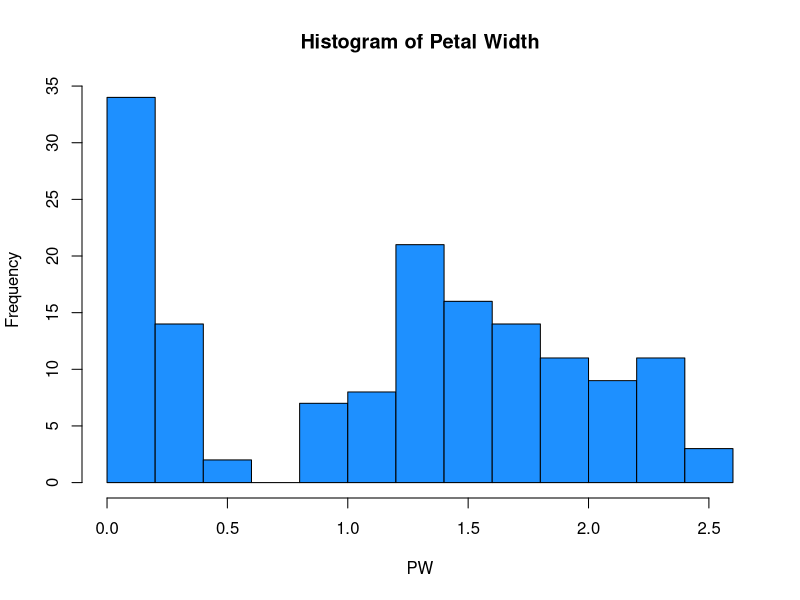
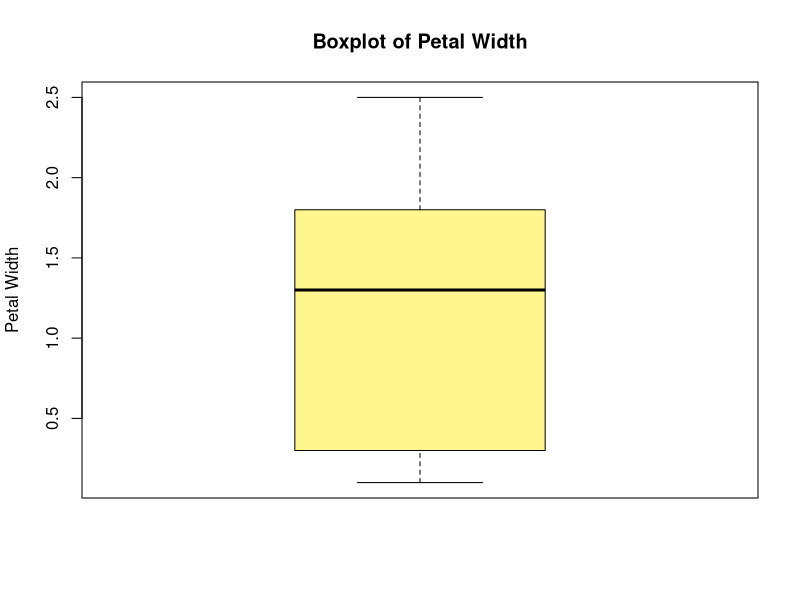
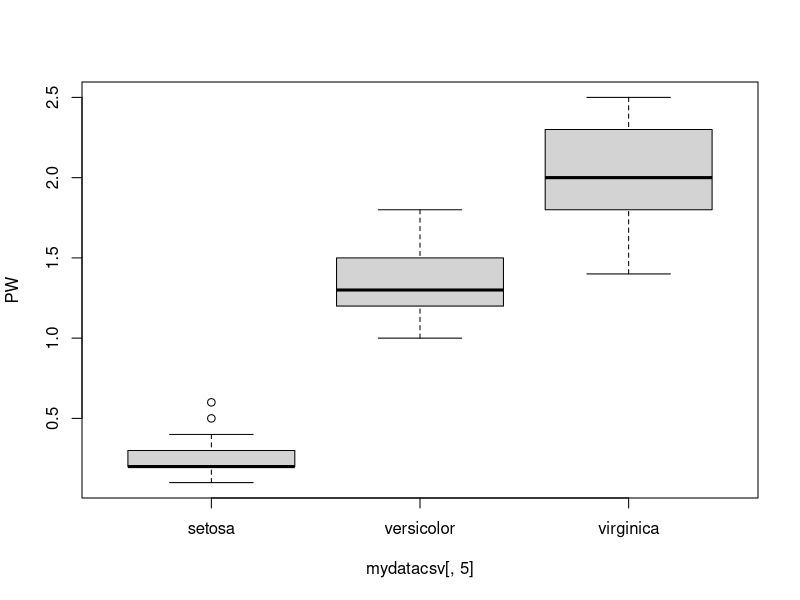
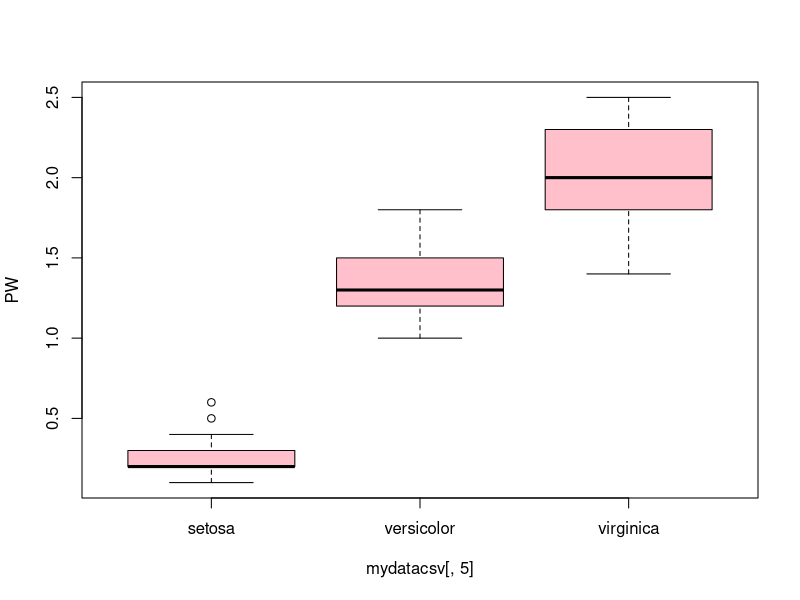
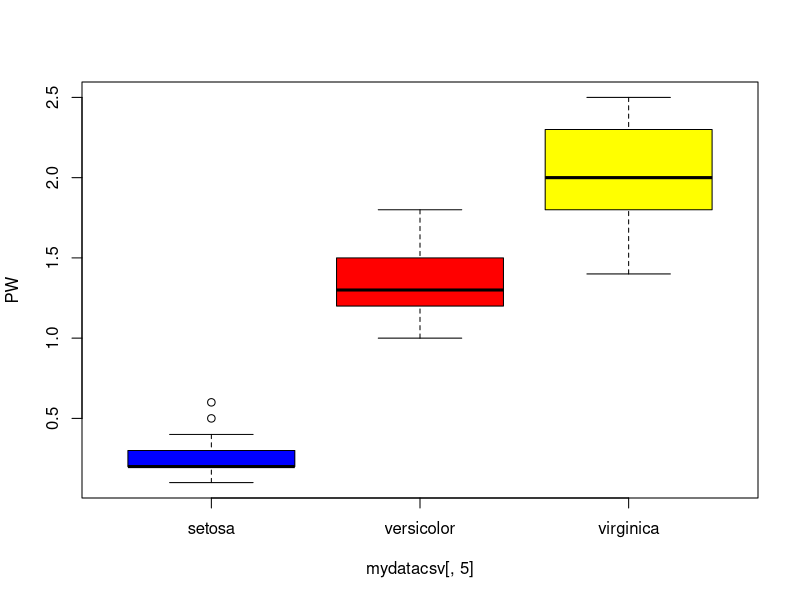
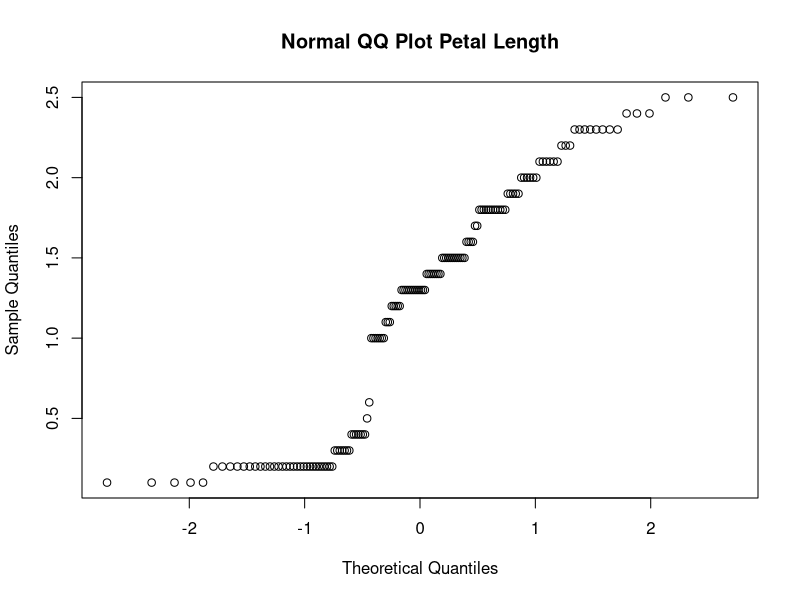

Write the R code that produced these figures, in order.
#######################################################################
#                 Data Structures and Manipulation
#######################################################################
# 1. Object creation:
#a. Expression
3+3
exp(2)
2*3
10/4
log(1)
#b. Assignment
a=3+3
b=exp(2)
c=2*3
d=10/4
a
b
c
d
ls() # Lists all the elemnts of the workspace
#rm() removes element from the workspace
rm(a)

# 2. Vectors
# Sequences.
vec1=1:10
vec2=1:-10
vec3=seq(0,5,by=.5)
vec4=seq(0,5,length=15)
# Vectors with no pattern
#Expression
c(1,2,3,4,5)
c(2,-1,7)
#Assignment
x=c(1,2,3,4,5)
y=c(2,-1,7,0,1)
#Vectors of characters
char=c("aa","bb", "cc", "dd")
pets=c(Bolt = "dog", Garfield = "cat", Sebastian = "crab")
#repeating values
rep1=rep(1,5)
rep2=rep("a",4)
rep3=rep(c(1,2,3),5)
rep4=rep(c("a","b"),c(5,2))
#Arithmetic with vectors
x+1
2*x
x^2
2^x
x+y
x*y #Coordinate by coordinate product
x%*%y #Dot product
x<3 #Tells whether each value is less than 3
x==3 #Tells whether each value is exacty 3

length(x) # Gives the length of the vector. 
#Subsets
w=c(1:10)
w[3]
w[2:5]
w[c(2,4,6)]

# 3. Matrices
#Creation
mat1=matrix(c(1,2,3,4,5,6),nrow=2,ncol=3)
mat2=matrix(c(1,2,3,4,5,6),nrow=2,ncol=3,byrow=TRUE)
mat3=matrix(vec4,nrow=3,ncol=5)

#Functions
dim(mat1)
dim(mat2)
dim(mat3)

c1 = c(1, 1, 2)
c2 = c(2, 2, 2)
c3 = c(0, 1, 0)
mat4=cbind(c1,c2,c3)

r1=c(0,1,1)
r2=c(0,0,2)
r3=c(1,1,1)
mat5=rbind(c1,c2,c3)
I4=diag(4)
mat6=2*I4
           
# Operations
#addition
mat1+mat2
mat1+5
#Subtraction
mat1-mat2
mat2-5   
# Inverse
solve(I4)
solve(mat6)
# Transpose
t(mat1)
t(mat2)
#Element-wise multiplication
mat1*mat2
# Matrix multiplication
t(mat1)%*%mat1
t(mat2)%*%mat2
           
# Subsets
#referencing a cell: 
mat1[1,1]
mat1[1,2]          
mat1[2,1]
mat1[2,2]
#referencing a row:
mat1[1,]
mat1[2,]
#referencing a column:
mat1[,1]
mat1[,2]
mat1[,3]           
           
#######################################################################
#                         Data Import
#######################################################################           
setwd("C:/Users/FDI/Desktop/Rbasics")
mydatacsv<- read.table('Iris.csv', sep=',', header=T)
mydatatxt<- read.table('Iris.txt', sep='\t', header=T)       
mydatacsv
mydatatxt
           
#######################################################################
           #                      Exploratory Data Analysis
#######################################################################
#Exploratory Data Analysis: Numbers
PW=mydatacsv[,4]
mean(PW)
var(PW)
min(PW)
max(PW)
median(PW)
           
summary(PW) 
           
#Exploratory Data Analysis: Graphs
hist(PW, main="Histogram of Petal Width", col="dodgerblue", breaks=10)
boxplot(PW, main="Boxplot of Petal Width", col="khaki1", ylab="Petal Width")
boxplot(PW~mydatacsv[,5])
boxplot(PW~mydatacsv[,5],col="pink")
boxplot(PW~mydatacsv[,5],col=c("blue","red","yellow"))          
qqnorm(PW, main="Normal QQ Plot Petal Length")
           
#######################################################################
#                             Loops
#######################################################################           
#For Loops
for(i in 1:10){
   print(i)
}
           
for(i in 1:4){
  print(median(mydatacsv[,i]))
}      
           
#While loops
#Calculating factorial Example
x=3
f=1
t=x
while (t>1){
   f=f*t
   t=t-1
}
f
#Printing example
i=1           
while(i<=5){
   print(mydatacsv[i,])
   i=i+1
}          
           
#######################################################################
#                             If/Else Statements
#######################################################################           
           
# if statement:
# Even example           
x=1:10
for(i in 1:10){
  if(x[i]%%2==0){
    print(x[i])
    print(T)
             }
           } 
           
for(i in 1:dim(mydatacsv)[1]){
   if(mydatacsv[i,5]=="virginica"){
       print(mydatacsv[i,])
   }
}    
           
# if/else statement:           
# Even example           
x=1:10
for(i in 1:10){
  if(x[i]%%2==0)
    print(T)
  else
    print(F)
} 
#virginica example
for(i in 1:dim(mydatacsv)[1]){
   if(mydatacsv[i,5]=="virginica")
       print("virginica")
   else
       print("other")
}   
           
# if/else if/else statement:   
           
x=10
if(x<0){
  sign=-1
}else {
  if(x==0){
  sign=0
  }else{
  sign=1
  }  
}
sign   
           
#######################################################################
#                             Exporting data
#######################################################################                      
write.csv(mydatacsv,file="mydatacsv.csv")  
write.csv(vec2,file="vec2.csv") 
write.table(mydatacsv,file="mydatatxt.txt", sep=" ")
write.table(mydatacsv,file="mydatatxt2.txt", sep="\t")                 
           
